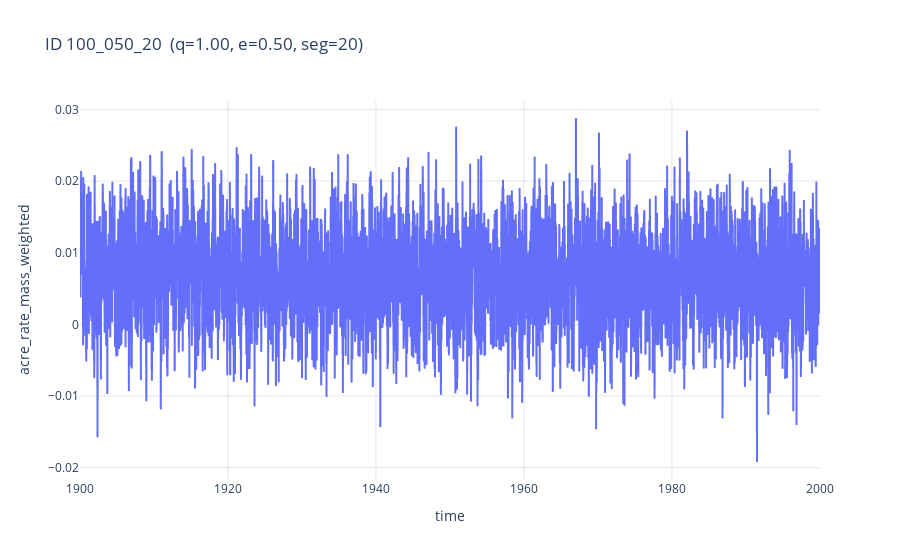

Write notebook code for a chart like this one.
### Code cell
plot_segment_by_id_interactive(noisy_df, id=target_id)

### Figure 1 — Plotly figure (JSON) as saved in the notebook; plotly's stock layout.template omitted (floating-point values rounded to 4 significant figures; data arrays with more than 128 entries replaced by an {"elided": "..."} marker saying what was removed)
{"data": [{"hovertemplate": "<b>t = %{x:.3f}</b><br>rate = %{y:.3e}<extra></extra>", "legendgroup": "", "line": {"color": "#636efa", "dash": "solid"}, "marker": {"symbol": "circle"}, "mode": "lines", "name": "", "showlegend": false, "type": "scattergl", "x": {"elided": "5001 float values"}, "xaxis": "x", "y": {"elided": "5001 float values"}, "yaxis": "y"}], "layout": {"autosize": true, "legend": {"tracegroupgap": 0}, "title": {"text": "ID 100_050_20  (q=1.00, e=0.50, seg=20)"}, "xaxis": {"anchor": "y", "autorange": true, "domain": [0, 1], "gridcolor": "rgba(0, 0, 0, 0.1)", "range": [1900.0, 2000.0], "showgrid": true, "title": {"text": "time"}, "type": "linear"}, "yaxis": {"anchor": "x", "autorange": true, "domain": [0, 1], "gridcolor": "rgba(0, 0, 0, 0.1)", "range": [-0.02171, 0.03131], "showgrid": true, "title": {"text": "acre_rate_mass_weighted"}, "type": "linear"}}}
